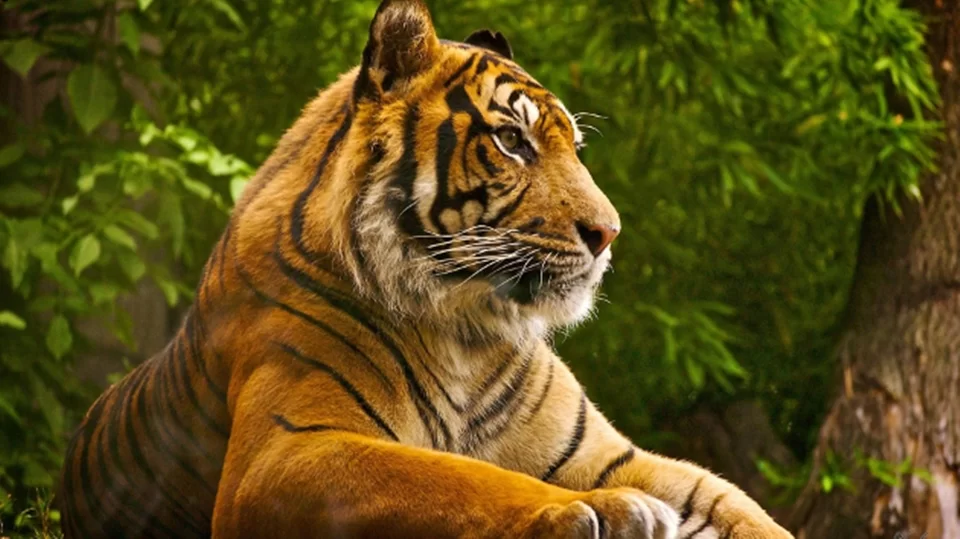
#> input picture img/3.webp, 960 x 539 px
$ python 6.py
#> lines starting #> are read from the running program, lines starting #| are printed output that depends on the picture; after the words box and inside, x2 and y2 are one past the last pixel; in counts of white or black regions, pixels touching at a corner belong together
# Operações Morfológicas: Erosão, Dilatação, Segmentação de Objetos.

import cv2
import numpy as np

# O segundo parâmetro (0) indica que a imagem será carregada em escala de cinza.
imagem = cv2.imread('./img/3.webp', 0)
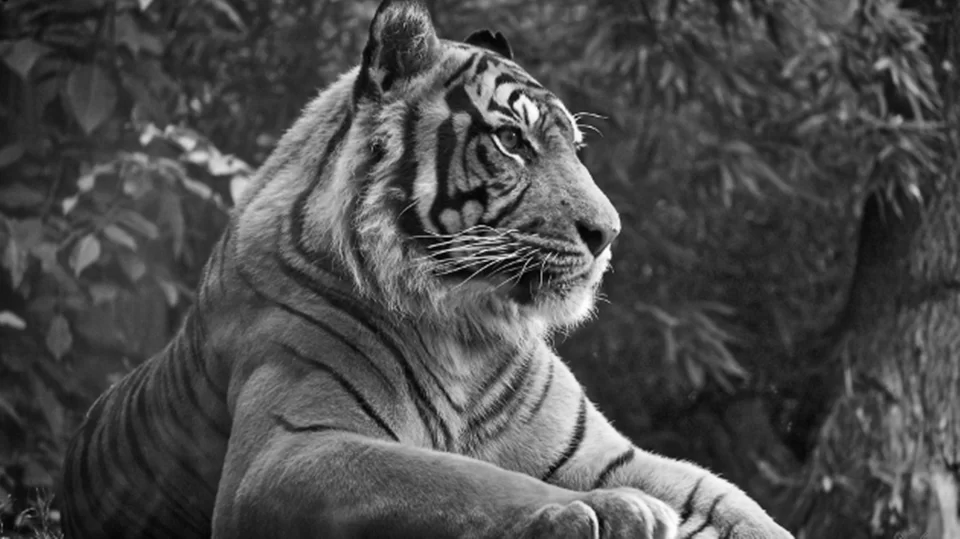
#> imagem: shape (539, 960); min 0, max 254, mean 76.2

# Aplicar limiarização para binarizar a imagem
# cv2.threshold converte a imagem em uma imagem binária.
# O primeiro argumento é a imagem de entrada.
# O segundo argumento (127) é o valor do limiar: pixels com valor acima de 127 se tornam 255 (branco),
# e pixels com valor abaixo de 127 se tornam 0 (preto).
# O terceiro argumento (255) é o valor que será atribuído aos pixels acima do limiar.
# O quarto argumento (cv2.THRESH_BINARY) especifica que a operação de limiarização será binária.
_, imagem_binaria = cv2.threshold(imagem, 127, 255, cv2.THRESH_BINARY)
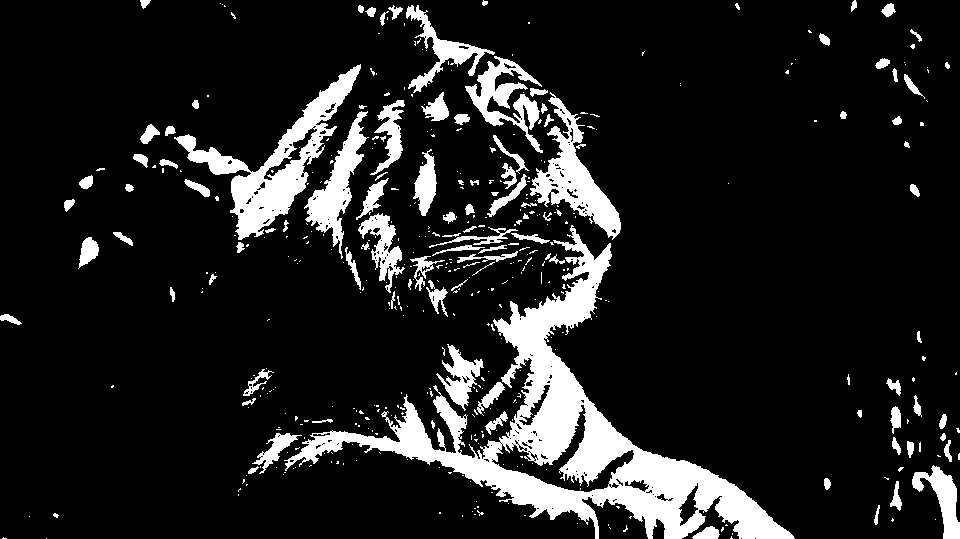
#> imagem_binaria: shape (539, 960); 12.9% white; 448 white regions (338 under 20 px), largest, box (x1, y1, x2, y2) and area: (284, 225, 795, 539) 30010, (174, 64, 361, 240) 7354, (530, 92, 621, 240) 4151

# Definir o kernel para operações morfológicas
# O kernel é uma matriz que será usada nas operações morfológicas (como dilatação e erosão).
# np.ones cria uma matriz de 5x5 preenchida com 1s (pixels brancos).
# np.uint8 especifica o tipo de dados da matriz, que neste caso é 8 bits sem sinal.
kernel = np.ones((5, 5), np.uint8)

# 1. Erosão
# A erosão é uma operação morfológica que remove pixels de bordas de objetos na imagem.
# cv2.erode recebe a imagem binária de entrada, o kernel (matriz de 5x5) e o número de iterações (1).
# Uma iteração significa que a erosão será aplicada uma vez.
erosao = cv2.erode(imagem_binaria, kernel, iterations=1)
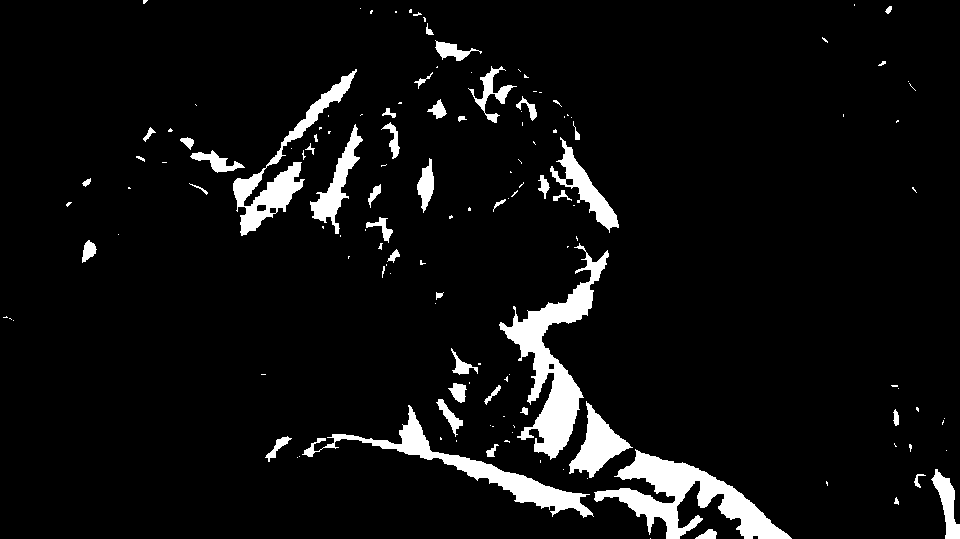
#> erosao: shape (539, 960); 6.3% white; 141 white regions (92 under 20 px), largest, box (x1, y1, x2, y2) and area: (499, 243, 609, 460) 6446, (594, 449, 792, 539) 6267, (302, 405, 594, 518) 4288
cv2.imshow('Erosão', erosao)
cv2.waitKey(0)
cv2.destroyAllWindows()

# 2. Dilatação
# A dilatação é uma operação morfológica que adiciona pixels às bordas dos objetos na imagem.
# cv2.dilate recebe a imagem binária de entrada, o kernel (matriz de 5x5) e o número de iterações (1).
# Assim como na erosão, uma iteração significa que a dilatação será aplicada uma vez.
dilatacao = cv2.dilate(imagem_binaria, kernel, iterations=1)
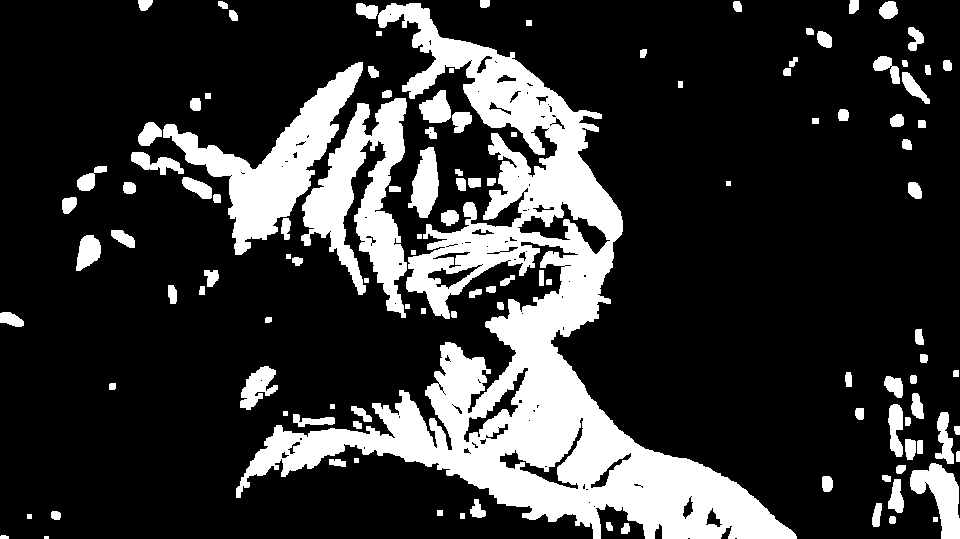
#> dilatacao: shape (539, 960); 21.3% white; 118 white regions (1 under 20 px), largest, box (x1, y1, x2, y2) and area: (236, 3, 797, 539) 70208, (163, 62, 363, 255) 10572, (301, 98, 407, 318) 10474
cv2.imshow('Dilatação', dilatacao)
cv2.waitKey(0)
cv2.destroyAllWindows()

# 3. Segmentação de Objetos - Usando Abertura (Erosão seguida de Dilatação)
# A abertura é uma operação morfológica que é usada para remover ruídos pequenos de uma imagem,
# que é feita aplicando erosão seguida de dilatação.
# cv2.morphologyEx recebe a imagem binária de entrada, o tipo de operação (cv2.MORPH_OPEN) e o kernel (matriz de 5x5).
abertura = cv2.morphologyEx(imagem_binaria, cv2.MORPH_OPEN, kernel)
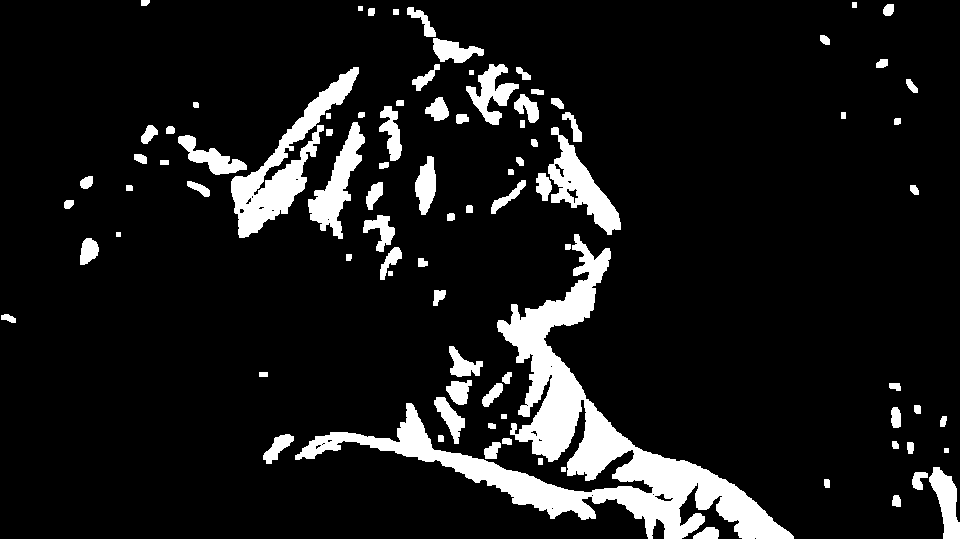
#> abertura: shape (539, 960); 10.4% white; 90 white regions, largest, box (x1, y1, x2, y2) and area: (295, 234, 794, 539) 26280, (231, 67, 359, 238) 5683, (548, 127, 621, 235) 2837
cv2.imshow('Segmentação de Objetos (Abertura)', abertura)
cv2.waitKey(0)
cv2.destroyAllWindows()

$ run again, with img/1.jpg saved as img/3.webp
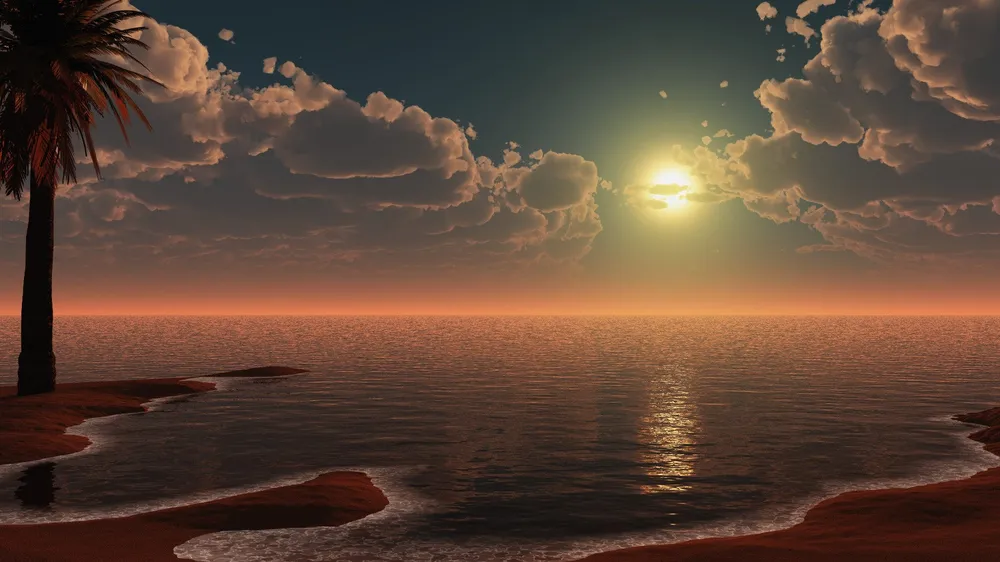
#> input picture img/1.jpg, 1000 x 562 px, shrunk from 1920 x 1080 before the run
#> `_, imagem_binaria = cv2.threshold(imagem, 127, 255, cv2.THRESH_BINARY)`:
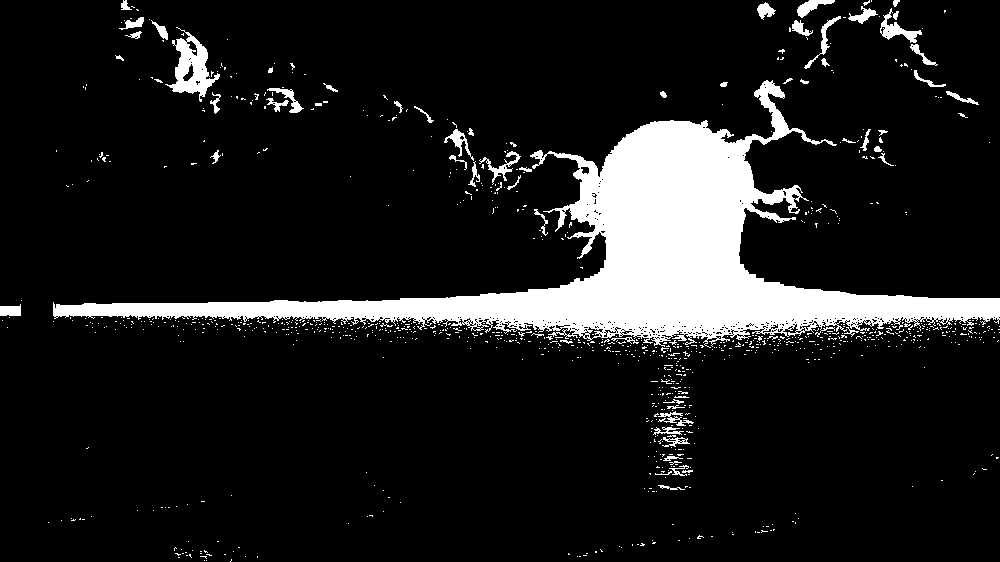
#> imagem_binaria: shape (562, 1000); 11.5% white; 1037 white regions (974 under 20 px), largest, box (x1, y1, x2, y2) and area: (53, 80, 1000, 348) 54667, (165, 27, 220, 102) 1592, (880, 8, 922, 43) 454
#> erosao: shape (562, 1000); 7.8% white; 41 white regions (26 under 20 px), largest, box (x1, y1, x2, y2) and area: (55, 123, 1000, 334) 41996, (175, 41, 210, 93) 676, (774, 111, 787, 138) 181
#> dilatacao: shape (562, 1000); 18.2% white; 146 white regions, largest, box (x1, y1, x2, y2) and area: (51, 76, 1000, 480) 83843, (147, 17, 228, 116) 3302, (802, 0, 940, 75) 2780
#> `abertura = cv2.morphologyEx(imagem_binaria, cv2.MORPH_OPEN, kernel)`:
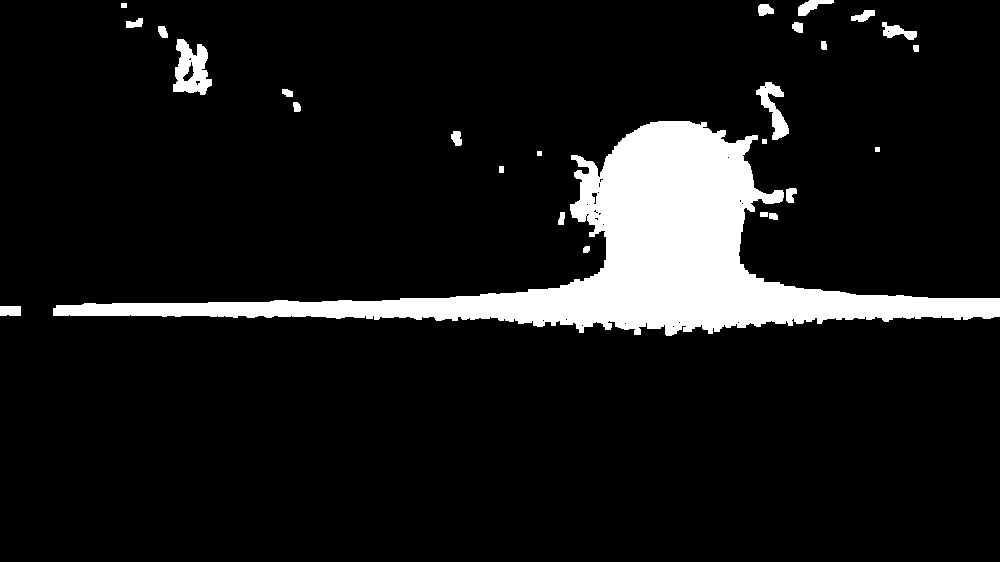
#> abertura: shape (562, 1000); 9.5% white; 26 white regions, largest, box (x1, y1, x2, y2) and area: (53, 121, 1000, 336) 48749, (173, 39, 212, 95) 1370, (756, 82, 789, 140) 788

$ run again, with img/2.png saved as img/3.webp
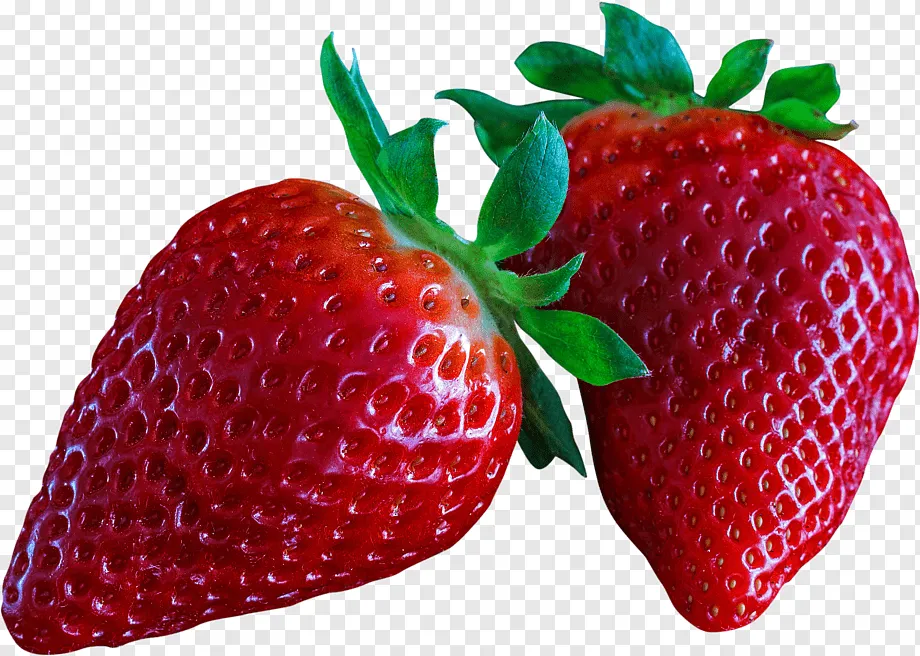
#> input picture img/2.png, 920 x 656 px
#> `_, imagem_binaria = cv2.threshold(imagem, 127, 255, cv2.THRESH_BINARY)`:
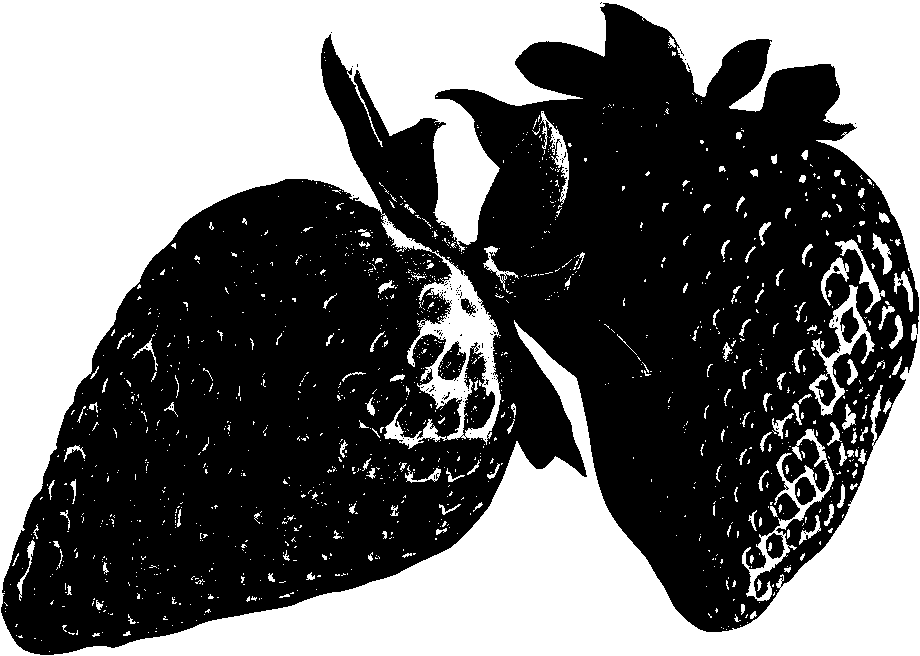
#> imagem_binaria: shape (656, 920); 44.1% white; 1366 white regions (1193 under 20 px), largest, box (x1, y1, x2, y2) and area: (0, 0, 920, 656) 247614, (742, 429, 834, 601) 2267, (809, 285, 875, 416) 1840
#> erosao: shape (656, 920); 38.4% white; 104 white regions (78 under 20 px), largest, box (x1, y1, x2, y2) and area: (0, 0, 604, 588) 124215, (65, 332, 920, 656) 77250, (604, 0, 920, 290) 26647
#> dilatacao: shape (656, 920); 55.5% white; 70 black regions (39 under 20 px), largest, box (x1, y1, x2, y2) and area: (5, 6, 917, 653) 262151, (761, 528, 829, 593) 620, (827, 443, 863, 502) 506
#> `abertura = cv2.morphologyEx(imagem_binaria, cv2.MORPH_OPEN, kernel)`:
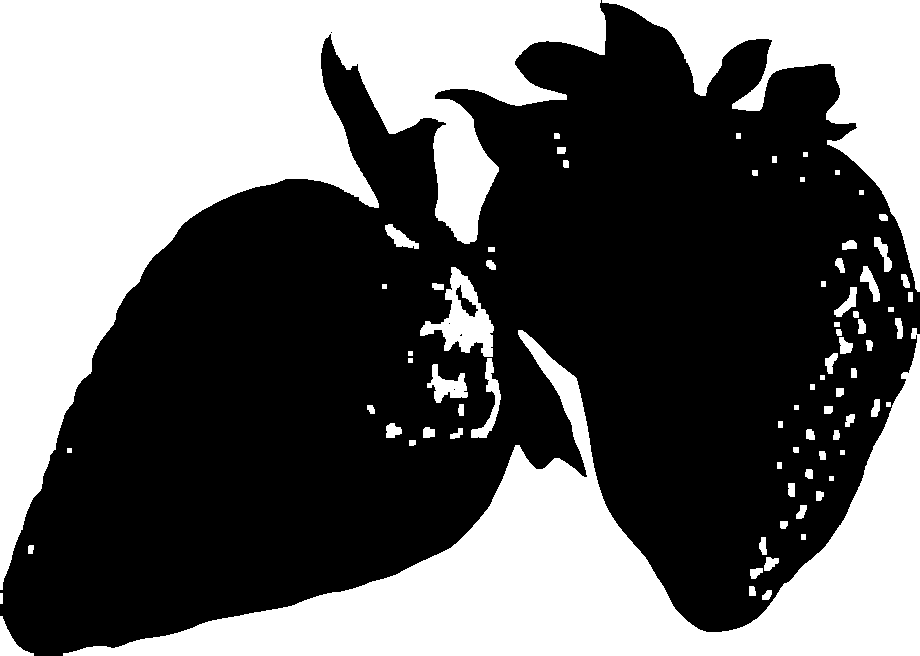
#> abertura: shape (656, 920); 41.2% white; 79 white regions, largest, box (x1, y1, x2, y2) and area: (0, 0, 606, 590) 128557, (63, 328, 920, 656) 81349, (602, 0, 920, 292) 28624
